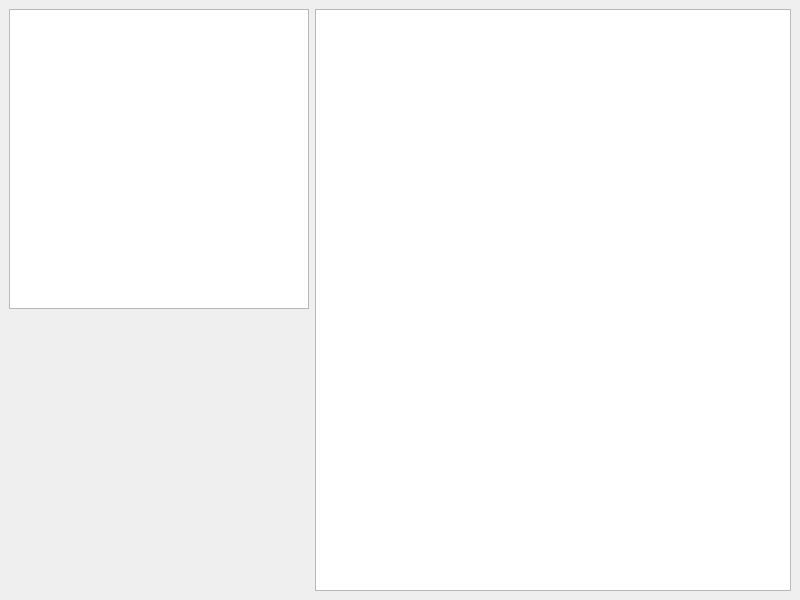
<?xml version="1.0" encoding="UTF-8"?>
<ui version="4.0">
 <class>MainWindow</class>
 <widget class="QMainWindow" name="MainWindow">
  <property name="geometry">
   <rect>
    <x>0</x>
    <y>0</y>
    <width>800</width>
    <height>600</height>
   </rect>
  </property>
  <property name="windowTitle">
   <string>MainWindow</string>
  </property>
  <widget class="QWidget" name="centralwidget">
   <layout class="QGridLayout" name="gridLayout">
    <item row="0" column="0">
     <layout class="QHBoxLayout" name="horizontalLayout">
      <item>
       <layout class="QVBoxLayout" name="verticalLayout">
        <item>
         <widget class="QGraphicsView" name="board">
          <property name="sizePolicy">
           <sizepolicy hsizetype="Fixed" vsizetype="Fixed">
            <horstretch>0</horstretch>
            <verstretch>0</verstretch>
           </sizepolicy>
          </property>
          <property name="minimumSize">
           <size>
            <width>300</width>
            <height>300</height>
           </size>
          </property>
          <property name="verticalScrollBarPolicy">
           <enum>Qt::ScrollBarAlwaysOff</enum>
          </property>
          <property name="horizontalScrollBarPolicy">
           <enum>Qt::ScrollBarAlwaysOff</enum>
          </property>
         </widget>
        </item>
        <item>
         <spacer name="verticalSpacer">
          <property name="orientation">
           <enum>Qt::Vertical</enum>
          </property>
          <property name="sizeType">
           <enum>QSizePolicy::MinimumExpanding</enum>
          </property>
          <property name="sizeHint" stdset="0">
           <size>
            <width>20</width>
            <height>40</height>
           </size>
          </property>
         </spacer>
        </item>
       </layout>
      </item>
      <item>
       <widget class="QListView" name="ShipListView">
        <property name="sizePolicy">
         <sizepolicy hsizetype="MinimumExpanding" vsizetype="Expanding">
          <horstretch>0</horstretch>
          <verstretch>0</verstretch>
         </sizepolicy>
        </property>
       </widget>
      </item>
     </layout>
    </item>
   </layout>
  </widget>
 </widget>
 <resources/>
 <connections/>
</ui>
